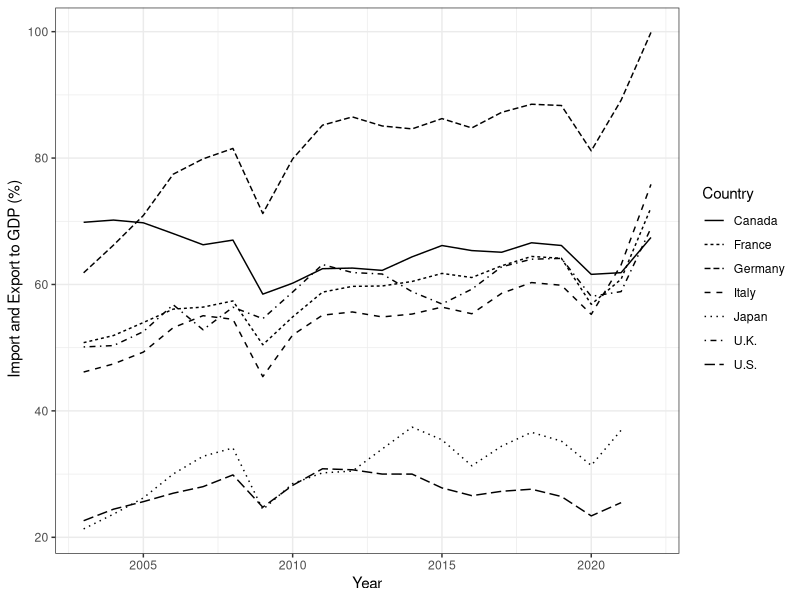

This figure's R source:
#G7 Import and Exports to GDP trend
library(tidyverse)

data_GDP_G7<- read_csv("import_export_to_GDP_G7.csv")

data_GDP_G7 <- data_GDP_G7 %>% 
  mutate(ex_im_sum = EXPORT+ IMPORT) %>% 
  mutate(Country = recode(LOCATION, "CAN" = "Canada", "DEU" = "Germany",
                          "FRA" = "France", "GBR" = "U.K.",
                          "ITA" = "Italy", "JPN" = "Japan",
                          "USA" = "U.S."))

ggplot(data_GDP_G7, aes(x = TIME, y = ex_im_sum, group = Country)) + 
  geom_line(aes(linetype = Country)) +
  theme_bw() +
  labs(x = "Year", y = " Import and Export to GDP (%)")
